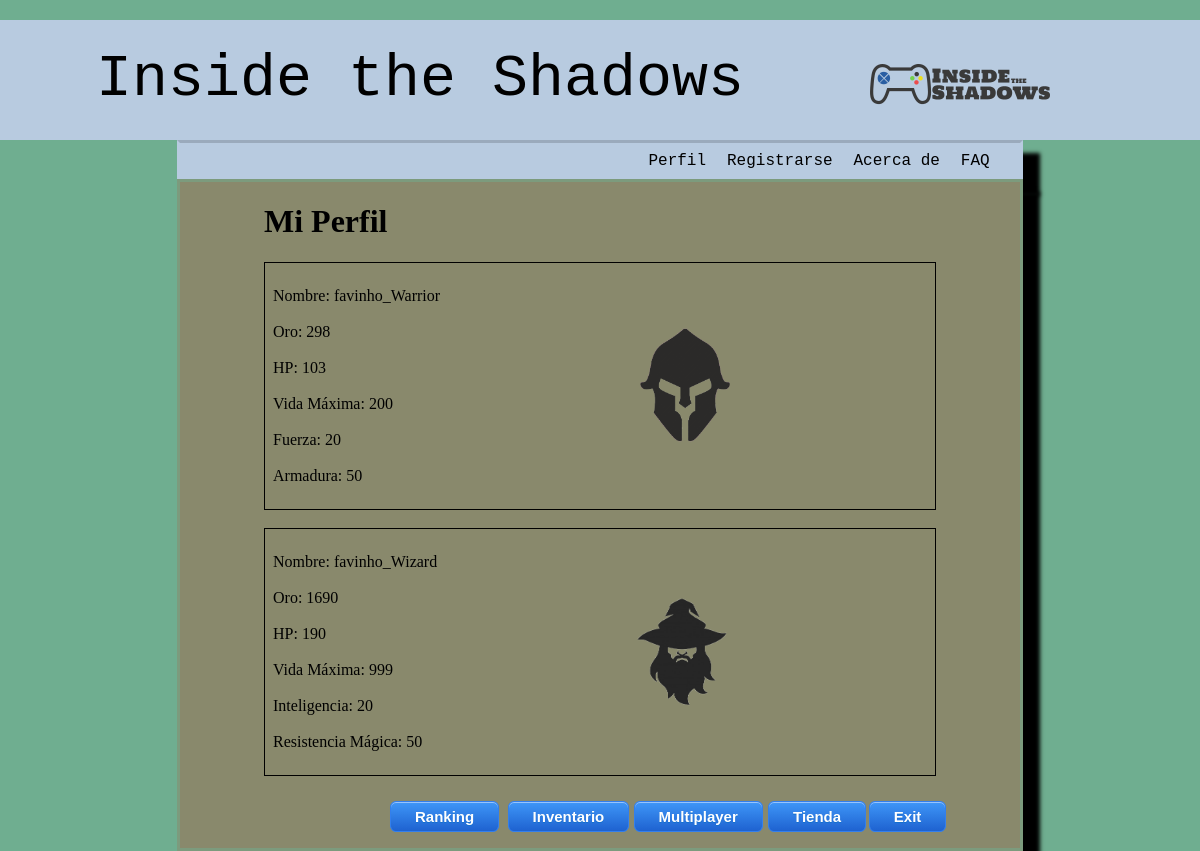
Page /Profile.php (signed in) on the committed database.
### tables this page shows
CREATE TABLE IF NOT EXISTS `pj` (
  `id` int(11) NOT NULL AUTO_INCREMENT,
  `id_usuario` int(11) NOT NULL,
  `nombre` varchar(100) NOT NULL,
  `gold` bigint(20) NOT NULL,
  `hp` smallint(6) NOT NULL,
  `str` smallint(6) DEFAULT NULL,
  `armadura` smallint(6) DEFAULT NULL,
  `iq` smallint(6) DEFAULT NULL,
  `rMagica` smallint(6) DEFAULT NULL,
  `hp_max` int(11) NOT NULL,
  `tiempo` datetime DEFAULT NULL,
  PRIMARY KEY (`id`),
  KEY `fk_pj_Usuario` (`id_usuario`)
);

### php_calculate/Personajes.php (called while the page is built, shortened)
<?php
  require ('./Clases/pj.php');
  require ('./Clases/wa.php');
  require ('./Clases/wi.php');
  require ('./DB/DBClass.php');
  require ('./DB/DBVars.php');
  $database = new DatabaseObject($host, $username, $password, $database);
  $id_user=$_SESSION['id_user'];
  $sel=$database->query("SELECT * FROM `pj` WHERE `id_usuario`='$id_user';");
  $id='';
  $UserID='';
  $nom='';
  $or='';
  $heal='';
  $str='';
  $arm='';
  $iq='';
  $rMag='';
  $hp_max='';
  $tiempo='';
    while ($reg=mysqli_fetch_array($sel)) {
      $id.='+'.$reg[0];
      $UserID.='+'.$reg[1];
      $nom.='+'.$reg[2];
      $or.='+'.$reg[3];
      $heal.='+'.$reg[4];
      $str.='+'.$reg[5];
      $arm.='+'.$reg[6];
      $iq.='+'.$reg[7];
      $rMag.='+'.$reg[8];
	    $hp_max.='+'.$reg[9];
      $tiempo.='+'.$reg[10];
    }
    $ram=explode('+', $id);
    $y0=explode('+', $UserID);
    $y1=explode('+', $nom);
    $y2=explode('+', $or);
    $y3=explode('+', $heal);
    $y4=explode('+', $str);
    $y5=explode('+', $arm);
    $y6=explode('+', $iq);
    $y7=explode('+', $rMag);
	  $y8=explode('+', $hp_max);
    $y9=explode('+', $tiempo);
    if (strpos($y1[1], 'Warrior') && strpos($y1[2], 'Wizard')) {
      $Wa = new Warrior($ram[1], $y0[1], $y1[1], $y2[1], $y3[1], $y4[1], $y5[1], $y8[1], $y9[1]);
      $Wi = new Wizzard($ram[2], $y0[2], $y1[2], $y2[2], $y3[2], $y6[2], $y7[2], $y8[2], $y9[2]);
    }
 ?>

### DB/DBVars.php (called while the page is built)
<?php
  $host = 'localhost';
  $username = 'root';
  $password = '';
  $database = 'Game';
 ?>

### DB/DBClass.php (called while the page is built, shortened)
<?php
  class DatabaseObject{
    private $con;
    public function __construct($host, $username, $password, $database){
      $this->con = mysqli_connect($host, $username, $password, $database, 3306);
	  mysqli_set_charset($this->con,"utf8");
    }
    public function query($query){
      $result = mysqli_query($this->con, $query) or $this->error(mysqli_error($this->con));
      return $result;
    }
  }
 ?>

### Clases/pj.php (called while the page is built, shortened)
<?php
class pj
{
  private $id;
  private $nombre;
  private $gold;
  private $hp;
  private $hp_max;
  function __construct($idCharacter, $UserId, $n, $g, $h, $hm, $t)
  {
    $this->id=$idCharacter;
    $this->nombre=$n;
    $this->gold=$g;
    $this->hp=$h;
	  $this->hp_max=$hm;
  }
  public function GetIdCharacter()
  {
    return $this->id;
  }
  public function GetNombre()
  {
    return $this->nombre;
  }
  public function GetGold()
  {
    return $this->gold;
  }
  public function GetHP()
  {
    return $this->hp;
  }
  public function GetHP_Max()
  {
    return $this->hp_max;
  }
}
 ?>

### Clases/wa.php (called while the page is built, shortened)
<?php
include_once 'pj.php';
class Warrior extends pj
{
  private $str;
  private $arm;
  function __construct($idCharacter, $UserId, $n, $g, $h, $s, $ar, $hm, $t)
  {
    $this->str=$s;
    $this->arm=$ar;
  }
  public function GetStr()
    {
      return $this->str;
    }
  public function GetArm()
    {
      return $this->arm;
    }
}
 ?>

### Clases/wi.php (called while the page is built, shortened)
<?php
include_once 'pj.php';
class Wizzard extends pj
{
  private $iq;
  private $rMag;
  function __construct($idCharacter, $UserId, $n, $g, $h, $i, $rM, $hm, $t)
  {
    $this->iq=$i;
    $this->rMag=$rM;
  }
  public function GetIQ()
  {
    return $this->iq;
  }
  public function GetRMag()
  {
    return $this->rMag;
  }
}
 ?>

### Profile.php (the view, shortened to what this page needs)
<?php
  require './php_calculate/Personajes.php';
 ?>
 <!DOCTYPE html>
 <html lang="en" dir="ltr">
   <head>
     <link rel="stylesheet" href="./style/contenedor.css">
     <link rel="stylesheet" href="./style/frame.css">
	 <link rel="stylesheet" href="./style/carga.css">
   </head>
   <body onload="disables();">
     <div class="topBar"><p class="title">Inside the Shadows</p><img id="img1" src="./resources/img/Inside the Shadows.png" alt="RPG Game logo"></div>
     <div class="navBar">
       <ul id='ulNav' id='idul'>
         <li><a href="LogIN.php" id='IS'>Iniciar Sesión</a></li>
         <li><a href="register.php">Registrarse</a></li>
         <li><a href="index.php">Acerca de</a></li>
         <li><a href="FAQ.php">FAQ</a></li>
       </ul>
     </div>
     <div class="contenedor" id='1c'>
       <h1>Mi Perfil</h1>
        <div class="frame" id='f1' onclick='seleccionarpj(<?php echo $Wa->GetIdCharacter(); ?>, this.id);'>
          <p>
             Nombre: <?php echo $Wa->GetNombre(); ?> <br><br>
             Oro: <?php echo $Wa->GetGold(); ?> <br><br>
             <span id='hpWa'>HP: <?php echo $Wa->GetHP(); ?> </span><br><br>
			       Vida Máxima: <?php echo $Wa->GetHP_Max(); ?><br><br>
             Fuerza: <?php echo $Wa->GetStr(); ?> <br><br>
             Armadura: <?php echo $Wa->GetArm(); ?>
          </p>
            <img style="margin:auto;" src="./resources/img/Warrior.png" alt="Warrior" height="120" width="100">
        </div>
        <br>
        <div class="frame" id='f2' onclick='seleccionarpj(<?php echo $Wi->GetIdCharacter(); ?>, this.id);'>
          <p>
             Nombre: <?php echo $Wi->GetNombre(); ?> <br><br>
             Oro: <?php echo $Wi->GetGold(); ?> <br><br>
             <span id='hpWi'>HP: <?php echo $Wi->GetHP(); ?> </span><br><br>
			       Vida Máxima: <?php echo $Wi->GetHP_Max(); ?><br><br>
             Inteligencia: <?php echo $Wi->GetIQ(); ?><br><br>
             Resistencia Mágica: <?php echo $Wi->GetRMag(); ?>
          </p>
          <img style="margin:auto;" src="./resources/img/Wizard.png" alt="Wizard" height="120" width="100">
     </div>
        <br><br><br><br>
		<input class="myButton buttonRanking" type="button" name="ranking" value="Ranking" onclick="Ranking();">
		<input class="myButton buttonInventario" type="button" name="inventario" value="Inventario" onclick="Inventario();">
        <input class="myButton buttonMultiplayer" type="button" name="multiplayer" value="Multiplayer" onclick="Multiplayer();">
        <input class="myButton buttonTienda" type="button" name="tienda" value="Tienda" onclick="Tienda();">
        <input class="myButton buttonExit" type="button" name="exit" value="Exit" onclick="CloseSession();">
   </body>
 </html>

### style/contenedor.css (style rules this page uses)
html, body { background-color: hsl(151, 28%, 56%); display:flex; flex-direction:column; height:auto; margin: 0; display: flex; flex-direction: column; }
.topBar { position: relative; text-align: center; margin: auto; margin-top: 20px; height: 120px; width: 100%; background-color: hsl(212, 40%, 80%); justify-content: center; align-content: center; }
.title { font-family: Courier New; font-size: 60px; position: absolute; top: 50%; left: 35%; transform: translate(-50%,-140%); }
#img1 { position: relative; top: -30%; left: 30%; }
.contenedor { margin: auto; height:170%; width: 70%; min-height: 300px; background-color: hsl(60, 12%, 48%); border: 3px solid #6fae907d; position: relative; box-shadow: 15px 15px 4px 2px; }
.navBar { margin: auto; height: 6%; width: 70%; background-color: hsl(212, 39%, 80%); border-left: 3px solid #b8cbe085; border-right: 3px solid #b8cbe085; border-top: 3px solid #00000029; box-shadow: 15px 15px 4px 2px; }
div ul { position: relative; margin: auto; margin-left: 40%; list-style: none; height: 36px; width: 63%; }
ul li { display: inline-block; padding: 1.6%; }
li a { color: black; text-decoration: none; font-family: Courier New; font-size: 16px; }
h1 { margin-left:10%; }

### style/frame.css (style rules this page uses)
.frame { position: relative; border: 1px solid black; width: auto; margin: 0 10%; padding: 8px; display: flex; }
.buttonInventario { left: 39%; }
.buttonMultiplayer { left: 54%; }
.buttonRanking { left: 25%; }
.buttonTienda { left: 70%; }
.buttonExit { left: 82%; }
.myButton { top: 93%; position: absolute; -moz-box-shadow:inset 0px 1px 0px 0px #97c4fe; -webkit-box-shadow:inset 0px 1px 0px 0px #97c4fe; box-shadow:inset 0px 1px 0px 0px #97c4fe; background:-webkit-gradient(linear, left top, left bottom, color-stop(0.05, #3d94f6), color-stop(1, #1e62d0)); background:-moz-linear-gradient(top, #3d94f6 5%, #1e62d0 100%); background:-webkit-linear-gradient(top, #3d94f6 5%, #1e62d0 100%); background:-o-linear-gradient(top, #3d94f6 5%, #1e62d0 100%); background:-ms-linear-gradient(top, #3d94f6 5%, #1e62d0 100%); background:linear-gradient(to bottom, #3d94f6 5%, #1e62d0 100%); filter:progid:DXImageTransform.Microsoft.gradient(startColorstr='#3d94f6', endColorstr='#1e62d0',GradientType=0); background-color:#3d94f6; -moz-border-radius:6px; -webkit-border-radius:6px; border-radius:6px; border:1px solid #337fed; display:inline-block; cursor:pointer; color:#ffffff; font-family:Arial; font-size:15px; font-weight:bold; padding:6px 24px; text-decoration:none; text-shadow:0px 1px 0px #1570cd; }

### rows in the picture
pj: nombre "favinho_Warrior", gold "298", hp "103", hp_max "200"
pj: iq "20", rMagica "50", nombre "favinho_Wizard", gold "1690", hp "190", hp_max "999"
